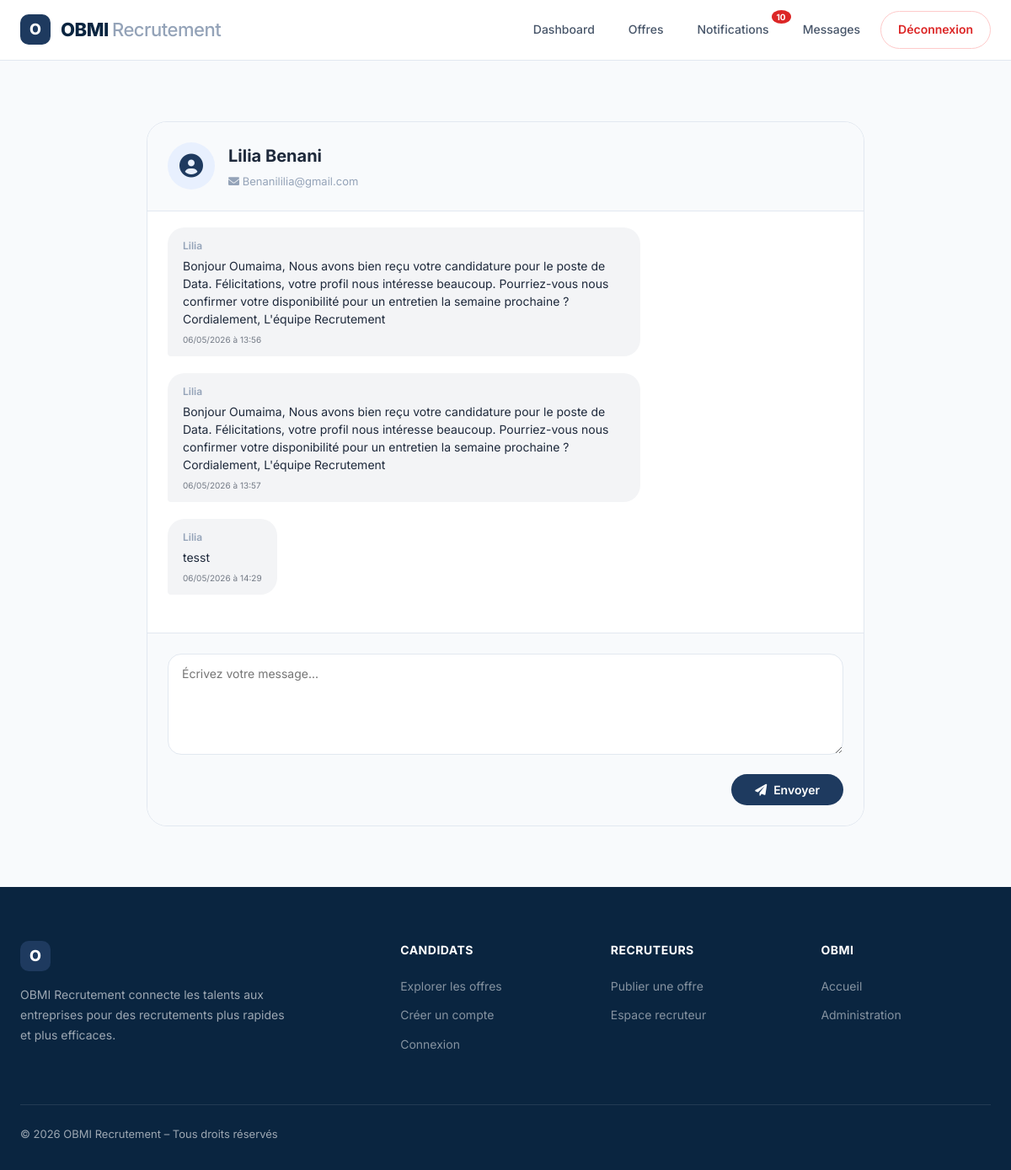
Page /conversation/3/ (signed in) on the earlier database version.
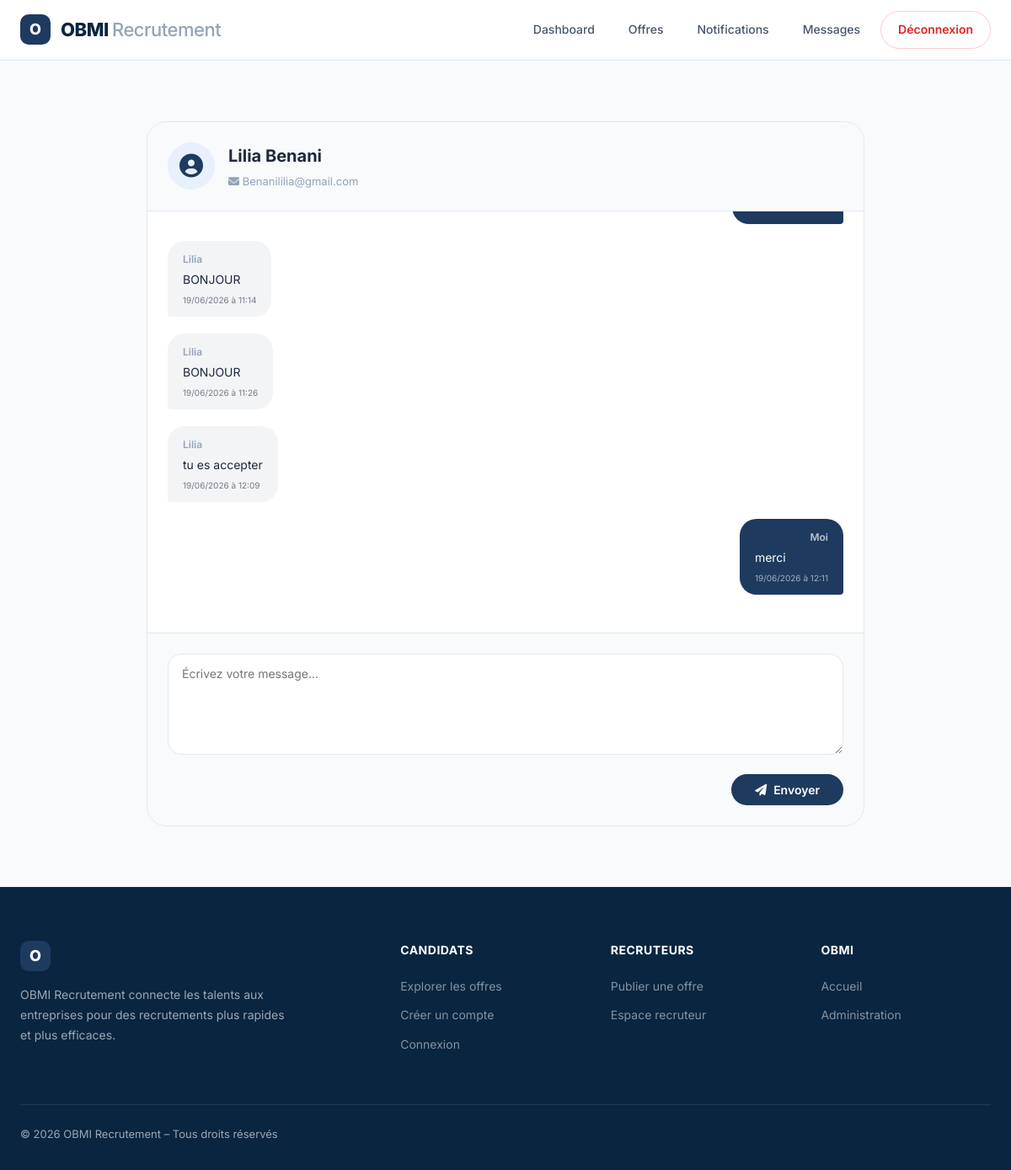
Same page on the later database version.
### candidature/models.py (models this page shows, shortened)
class Utilisateur(AbstractUser):
    ROLE_CHOICES = [
        ('candidat', 'Candidat'),
        ('recruteur', 'Recruteur'),
        ('admin', 'Administrateur'),
    ]
    nom = models.CharField(max_length=100)
    prenom = models.CharField(max_length=100)
    email = models.EmailField(unique=True)
    motDePasse = models.CharField(max_length=128)
    dateCreation = models.DateTimeField(auto_now_add=True)
    statut = models.CharField(max_length=50, default='actif')
    role = models.CharField(max_length=20, choices=ROLE_CHOICES, default='candidat')
    photo = models.ImageField(upload_to='photos/', blank=True, null=True)

class Message(models.Model):
    contenu = models.TextField()
    dateEnvoi = models.DateTimeField(auto_now_add=True)
    lu = models.BooleanField(default=False)
    expediteur = models.ForeignKey(Utilisateur, on_delete=models.CASCADE, related_name='messages_envoyes')
    destinataire = models.ForeignKey(Utilisateur, on_delete=models.CASCADE, related_name='messages_recus')

### candidature/views.py (the view)
# urls.py: path('conversation/<int:utilisateur_id>/', views.conversation, name='conversation'),
@login_required
def conversation(request, utilisateur_id):
    autre = Utilisateur.objects.get(id=utilisateur_id)
    messages_list = Message.objects.filter(
        expediteur=request.user, destinataire=autre
    ) | Message.objects.filter(
        expediteur=autre, destinataire=request.user
    ).order_by('dateEnvoi')
    Message.objects.filter(expediteur=autre, destinataire=request.user, lu=False).update(lu=True)
    return render(request, 'candidature/conversation.html', {
        'autre': autre,
        'messages': messages_list
    })

### candidature/context_processors.py (called while the page is built)
def notifications_context(request):
    if request.user.is_authenticated:
        return {
            'unread_messages': Message.objects.filter(destinataire=request.user, lu=False).count(),
            'unread_notifications': Notification.objects.filter(utilisateur=request.user, lu=False).count(),
        }
    return {'unread_messages': 0, 'unread_notifications': 0}

### candidature/templates/candidature/conversation.html (shortened to what this page needs)
{% extends 'candidature/base.html' %}
{% block content %}
<div class="page-content">
    <div class="container-narrow">
        <div class="conversation-card">
            <div class="conv-header">
                <div class="conv-avatar"><i class="fas fa-user-circle"></i></div>
                <div class="conv-info">
                    <h2>{{ autre.prenom }} {{ autre.nom }}</h2>
                    <p><i class="fas fa-envelope"></i> {{ autre.email }}</p>
                </div>
            </div>
            <div class="messages-area" id="messagesArea">
                {% if messages %}
                    {% for msg in messages %}
                        <div class="message {% if msg.expediteur == user %}moi{% else %}autre{% endif %}">
                            <div class="message-bubble">
                                <span class="message-name">
                                    {% if msg.expediteur == user %}Moi{% else %}{{ autre.prenom }}{% endif %}
                                </span>
                                <div class="message-content">{{ msg.contenu }}</div>
                                <div class="message-date">{{ msg.dateEnvoi|date:"d/m/Y à H:i" }}</div>
                            </div>
                        </div>
                    {% endfor %}
                {% else %}
                    <div class="empty-messages">
                        <i class="fas fa-comment-dots"></i>
                        <p>Aucun message échangé.</p>
                        <p style="font-size: 13px; margin-top: 8px;">Envoyez un premier message pour démarrer la conversation.</p>
                    </div>
                {% endif %}
            </div>
            <div class="reply-form">
                <form method="post" action="{% url 'envoyer_message' %}">
                    <textarea name="contenu" rows="3" placeholder="Écrivez votre message..." required></textarea>
                    <div class="reply-actions">
                        <button type="submit" class="btn-send">
                            <i class="fas fa-paper-plane"></i> Envoyer
                        </button>
                    </div>
                </form>
            </div>
        </div>
    </div>
</div>
{% endblock %}

Differences in the rows shown:
no longer on this page (row unchanged): Message: {{ autre.prenom }} "Lilia", contenu "Bonjour Oumaima, Nous avons bien reçu votre candidature pour le poste de Data. Félicitations, votre profil nous intéresse beaucoup. Pourriez-vous nous confirmer votre disponibilité pour un entretien la semaine prochaine ? Cordialement, L'équipe Recrutement", dateEnvoi "06/05/2026 à 13:56"
no longer on this page (row unchanged): Message: {{ autre.prenom }} "Lilia", contenu "Bonjour Oumaima, Nous avons bien reçu votre candidature pour le poste de Data. Félicitations, votre profil nous intéresse beaucoup. Pourriez-vous nous confirmer votre disponibilité pour un entretien la semaine prochaine ? Cordialement, L'équipe Recrutement", dateEnvoi "06/05/2026 à 13:57"
no longer on this page (row unchanged): Message: {{ autre.prenom }} "Lilia", contenu "tesst", dateEnvoi "06/05/2026 à 14:29"
added Message: {{ autre.prenom }} "Lilia", contenu "BONJOUR", dateEnvoi "19/06/2026 à 11:14"
added Message: {{ autre.prenom }} "Lilia", contenu "BONJOUR", dateEnvoi "19/06/2026 à 11:26"
added Message: {{ autre.prenom }} "Lilia", contenu "tu es accepter", dateEnvoi "19/06/2026 à 12:09"
added Message: shows "Moi", contenu "merci", dateEnvoi "19/06/2026 à 12:11"
Other differences:
{{ unread_notifications }}: "10" → (not shown)
